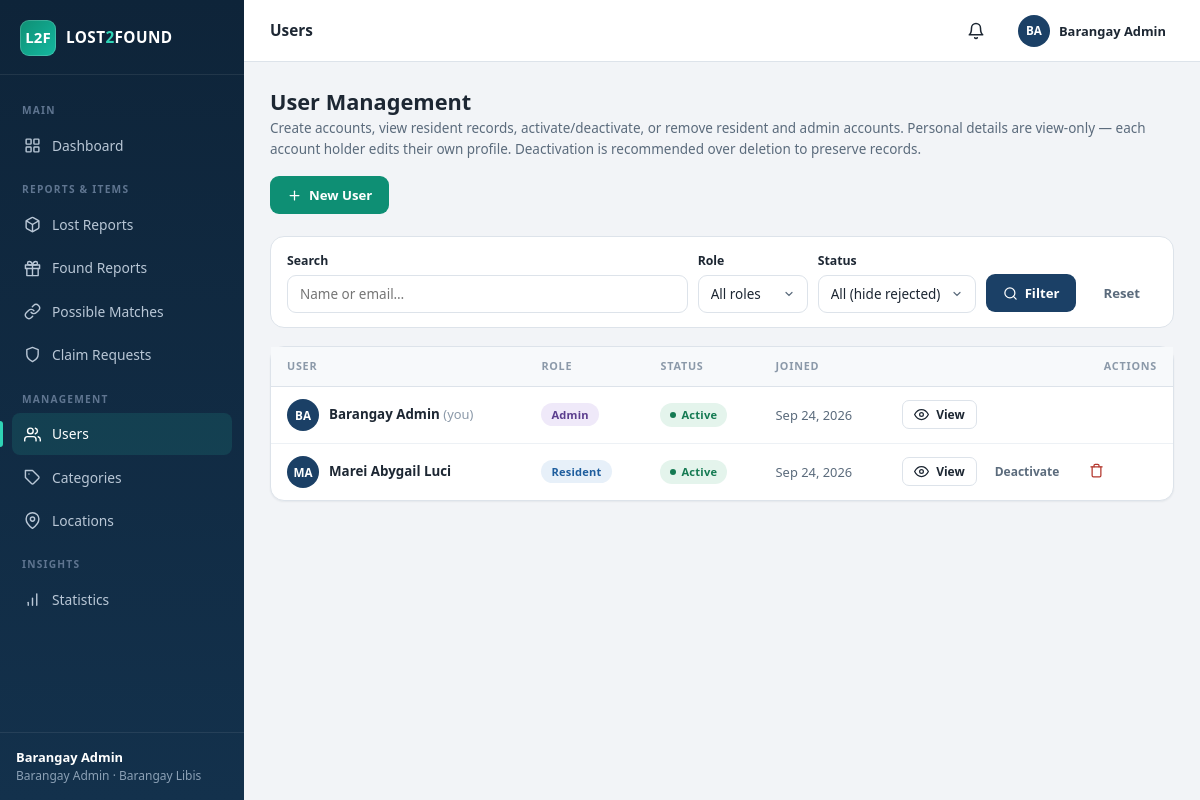
The page /admin/users.php (signed in) on the database its author committed.
### tables this page shows
CREATE TABLE IF NOT EXISTS users (
  id             INT AUTO_INCREMENT PRIMARY KEY,
  full_name      VARCHAR(100) NOT NULL,
  email          VARCHAR(100) NOT NULL UNIQUE,
  password       VARCHAR(255) NOT NULL,
  contact_number VARCHAR(20)  NOT NULL,
  address        VARCHAR(150) NOT NULL,
  role           ENUM('resident','admin') DEFAULT 'resident',
  status         ENUM('pending','active','inactive','rejected') DEFAULT 'pending',
  residency_proof VARCHAR(255) DEFAULT NULL,      
  review_remarks   VARCHAR(255) DEFAULT NULL,     
  reviewed_by      INT DEFAULT NULL,              
  reviewed_at      DATETIME DEFAULT NULL,         
  show_name      TINYINT(1) DEFAULT 1,           
  anonymous_name VARCHAR(60) DEFAULT NULL UNIQUE,  
  created_at     TIMESTAMP DEFAULT CURRENT_TIMESTAMP,
  updated_at     TIMESTAMP DEFAULT CURRENT_TIMESTAMP ON UPDATE CURRENT_TIMESTAMP
);

### config/db.php (called while the page is built, shortened)
<?php
function get_db(): PDO {
    static $pdo = null;
    if ($pdo === null) {
        $dsn = 'mysql:host=' . DB_HOST . ';dbname=' . DB_NAME . ';charset=utf8mb4';
        try {
            $pdo = new PDO($dsn, DB_USER, DB_PASS, [
                PDO::ATTR_ERRMODE            => PDO::ERRMODE_EXCEPTION,
                PDO::ATTR_DEFAULT_FETCH_MODE => PDO::FETCH_ASSOC,
                PDO::ATTR_EMULATE_PREPARES   => false,
            ]);
        } catch (PDOException $e) {
            http_response_code(500);
            echo '<div style="font-family:Segoe UI,Arial,sans-serif;max-width:640px;margin:60px auto;padding:24px;border:1px solid #e5e9ef;border-radius:12px">'
               . '<h2 style="margin:0 0 8px;color:#b3261e">Database connection failed</h2>'
               . '<p style="color:#555">' . htmlspecialchars($e->getMessage()) . '</p>'
               . '<p style="color:#555">Make sure MySQL is running in XAMPP, then import the file '
               . '<strong>database/lost2found.sql</strong> via phpMyAdmin '
               . '(<a href="http://localhost/phpmyadmin"><strong>localhost/phpmyadmin</strong></a>).</p>'
               . '</div>';
            exit;
        }
    }
    return $pdo;
}

### admin/users.php (the view, shortened to what this page needs)
<?php
require_once __DIR__ . '/../config/config.php';
$db  = get_db();
$editUser = null;
$where = []; $params = [];
$q = trim((string)($_GET['q'] ?? ''));
$fStatus = $_GET['status'] ?? '';
if ($fStatus !== '' && in_array($fStatus, ['pending', 'active', 'inactive', 'rejected'], true)) {
    $where[] = 'status = ?';
    $params[] = $fStatus;
} else {
    $where[] = "status != 'rejected'";
}
$st = $db->prepare('SELECT * FROM users' . ($where ? ' WHERE ' . implode(' AND ', $where) : '') . ' ORDER BY created_at DESC');
$st->execute($params);
$users = $st->fetchAll();
$title  = 'Users';
$active = 'users';
require __DIR__ . '/../includes/header.php';
?>
<div class="page-head">
  <div>
    <h1>User Management</h1>
    <p>Create accounts, view resident records, activate/deactivate, or remove resident and admin accounts.
       Personal details are view-only — each account holder edits their own profile.
       Deactivation is recommended over deletion to preserve records.</p>
  </div>
  <a class="btn btn-teal" href="<?= base_url('admin/users.php?new=1') ?>"><?= icon('plus', 'i i-sm') ?> New User</a>
</div>
<?php if (!$editUser): ?>
<form class="filter-bar" method="get">
  <div class="field" style="flex:2">
    <label>Search</label>
    <input class="input" name="q" value="<?= e($q) ?>" placeholder="Name or email…">
  </div>
  <div class="field fit">
    <label>Role</label>
    <select class="input" name="role">
      <option value="">All roles</option>
    </select>
  </div>
  <div class="field fit">
    <label>Status</label>
    <select class="input" name="status">
      <option value="">All (hide rejected)</option>
    </select>
  </div>
  <button class="btn btn-primary" type="submit"><?= icon('search', 'i i-sm') ?> Filter</button>
  <a class="btn btn-ghost" href="<?= base_url('admin/users.php') ?>">Reset</a>
</form>
<div class="card">
  <div class="table-wrap">
    <table>
      <thead>
        <tr><th>User</th><th>Role</th><th>Status</th><th>Joined</th><th class="td-actions">Actions</th></tr>
      </thead>
      <tbody>
      <?php foreach ($users as $usr): ?>
        <tr>
          <td>
            <div class="flex">
              <div class="avatar"><?= e(initials($usr['full_name'])) ?></div>
              <div>
                <strong><?= e($usr['full_name']) ?></strong> <?= (int)$usr['id'] === $uid ? '<span class="faint">(you)</span>' : '' ?>
              </div>
            </div>
          </td>
          <td><span class="badge badge-plain <?= $usr['role'] === 'admin' ? 'badge-match' : 'badge-info' ?>">
            <?= $usr['role'] === 'admin' ? 'Admin' : 'Resident' ?></span></td>
          <td><?= status_badge($usr['status']) ?></td>
          <td class="muted small"><?= fmt_date($usr['created_at']) ?></td>
          <td class="td-actions">
            <div class="actions">
              <a class="btn btn-outline btn-sm" href="<?= base_url('admin/users.php?edit=' . (int)$usr['id']) ?>">
                <?= icon('eye', 'i i-sm') ?> View
              </a>
              <?php if ((int)$usr['id'] !== $uid && in_array($usr['status'], ['active', 'inactive'], true)): ?>
                <a class="btn btn-ghost btn-sm"
                   href="<?= base_url('admin/users.php?action=toggle&id=' . (int)$usr['id'] . '&csrf=' . csrf_token()) ?>">
                  <?= $usr['status'] === 'active' ? 'Deactivate' : 'Activate' ?>
                </a>
                <form method="post">
                  <button class="btn btn-ghost btn-sm" style="color:var(--danger)"
                          data-confirm="Permanently delete <?= e($usr['full_name']) ?> and ALL of their reports? Deactivating is safer.">
                    <?= icon('trash', 'i i-sm') ?>
                  </button>
                </form>
              <?php endif; ?>
            </div>
          </td>
        </tr>
      <?php endforeach; ?>
      </tbody>
    </table>
  </div>
</div>
<?php endif; ?>
<?php require __DIR__ . '/../includes/footer.php'; ?>

### includes/header.php (shortened to what this page needs)
<?php
require_once __DIR__ . '/../config/config.php';
$u       = current_user();
$isAdmin = is_admin();
$uid     = (int)$u['id'];
$u['full_name'] = $u['full_name'] ?? 'User';
$db      = get_db();
if ($isAdmin) {
    $pendingMatches = (int)$db->query("SELECT COUNT(*) FROM matches WHERE status = 'pending'")->fetchColumn();
    $pendingClaims  = (int)$db->query("SELECT COUNT(*) FROM claim_requests WHERE status = 'pending'")->fetchColumn();
    $pendingUsers   = (int)$db->query("SELECT COUNT(*) FROM users WHERE status = 'pending'")->fetchColumn();
    $myMatches      = 0;
}
$navSections = $isAdmin ? [
    ['Main', [
        ['dashboard', 'admin/dashboard.php', 'dashboard', 'Dashboard', 0],
    ]],
    ['Reports & Items', [
        ['lost',    'admin/lost_items.php',  'box',    'Lost Reports',     0],
        ['found',   'admin/found_items.php', 'gift',   'Found Reports',    0],
        ['matches', 'admin/matches.php',     'link',   'Possible Matches', $pendingMatches],
        ['claims',  'admin/claims.php',      'shield', 'Claim Requests',   $pendingClaims],
    ]],
    ['Management', [
        ['users',      'admin/users.php',      'users', 'Users',      $pendingUsers],
        ['categories', 'admin/categories.php', 'tag',   'Categories', 0],
        ['locations',  'admin/locations.php',  'pin',   'Locations',  0],
    ]],
    ['Insights', [
        ['reports', 'admin/reports.php', 'chart', 'Statistics', 0],
    ]],
] : [
    ['Main', [
        ['dashboard', 'resident/dashboard.php', 'dashboard', 'Dashboard',    0],
        ['browse',    'resident/browse.php',    'search',    'Browse Items', 0],
    ]],
    ['My Reports', [
        ['lost',    'resident/lost_items.php',  'box',    'Lost Reports',     0],
        ['found',   'resident/found_items.php', 'gift',   'Found Reports',    0],
        ['matches', 'resident/matches.php',     'link',   'Possible Matches', $myMatches],
        ['claims',  'resident/claims.php',      'shield', 'My Claims',        0],
    ]],
    ['Account', [
        ['profile', 'resident/profile.php', 'user', 'My Profile', 0],
    ]],
];
$unread = unread_notifications();
?>
<!DOCTYPE html>
<html lang="en">
<head>
<link rel="stylesheet" href="<?= base_url('assets/css/style.css') ?>?v=<?= (int)filemtime(__DIR__ . '/../assets/css/style.css') ?>">
</head>
<body>
<div class="app">
  <aside class="sidebar">
    <div class="brand">
      <div class="brand-mark">L2F</div>
      <div class="brand-name">LOST<span>2</span>FOUND</div>
    </div>
    <nav class="nav">
      <?php foreach ($navSections as [$section, $navItems]): ?>
        <div class="nav-label"><?= e($section) ?></div>
        <?php foreach ($navItems as [$key, $href, $ico, $label, $count]): ?>
          <a href="<?= base_url($href) ?>" class="<?= ($active ?? '') === $key ? 'active' : '' ?>">
            <?= icon($ico) ?><span><?= e($label) ?></span>
          </a>
        <?php endforeach; ?>
      <?php endforeach; ?>
    </nav>
    <div class="sidebar-foot">
      <strong><?= e($u['full_name']) ?></strong>
      <?= $isAdmin ? 'Barangay Admin' : 'Resident' ?> · Barangay Libis
    </div>
  </aside>
  <div class="main">
    <header class="topbar">
      <h2><?= e($title ?? '') ?></h2>
      <details class="menu">
        <summary class="icon-btn<?= $unread > 0 ? ' has-unread' : '' ?>" aria-label="Notifications">
          <?= icon('bell') ?>
        </summary>
      </details>
      <details class="menu">
        <summary>
          <div class="avatar"><?= e(initials($u['full_name'])) ?></div>
          <span class="nowrap"><strong class="small"><?= e($u['full_name']) ?></strong></span>
        </summary>
      </details>
    </header>
    <main class="content">

### config/config.php (shortened to what this page needs)
<?php
require_once __DIR__ . '/db.php';
function base_url(string $path = ''): string {
    $script = str_replace('\\', '/', dirname($_SERVER['SCRIPT_NAME'] ?? '/'));
    $known  = ['admin', 'resident', 'auth', 'public', 'config'];
    foreach ($known as $seg) {
        $pos = strrpos($script, '/' . $seg);
        if ($pos !== false) {
            $script = substr($script, 0, $pos);
            break;
        }
    }
    return rtrim($script, '/') . '/' . ltrim($path, '/');
}
function e(?string $value): string {
    return htmlspecialchars((string)$value, ENT_QUOTES, 'UTF-8');
}
function current_user(): ?array {
    return $_SESSION['user'] ?? null;
}
function is_logged_in(): bool {
    return isset($_SESSION['user']);
}
function is_admin(): bool {
    return isset($_SESSION['user']['role']) && $_SESSION['user']['role'] === 'admin';
}
function csrf_token(): string {
    return $_SESSION['csrf'];
}
function initials(string $name): string {
    $parts = preg_split('/\s+/', trim($name)) ?: [];
    $ini = '';
    foreach (array_slice($parts, 0, 2) as $p) {
        if ($p !== '') $ini .= strtoupper($p[0]);
    }
    return $ini !== '' ? $ini : 'U';
}
function icon(string $name, string $class = 'i'): string {
    return '<svg class="' . e($class) . '" viewBox="0 0 24 24" aria-hidden="true">' . ($icons[$name] ?? '') . '</svg>';
}
function status_badge(?string $status): string {
    $status = strtolower((string)$status);
    $map = [
        'pending'   => 'badge badge-muted',
        'approved'  => 'badge badge-info',
        'rejected'  => 'badge badge-danger',
        'matched'   => 'badge badge-match',
        'claimed'   => 'badge badge-warn',
        'closed'    => 'badge badge-dark',
        'returned'  => 'badge badge-success',
        'active'    => 'badge badge-success',
        'inactive'  => 'badge badge-danger',
        'pending'   => 'badge badge-warn',
        'rejected'  => 'badge badge-danger',
        'confirmed' => 'badge badge-success',
        'dismissed' => 'badge badge-dark',
    ];
    $class = $map[$status] ?? 'badge badge-muted';
    return '<span class="' . $class . '">' . e(ucfirst($status)) . '</span>';
}
function fmt_date(?string $date): string {
    return $date ? date('M j, Y', strtotime($date)) : '—';
}
function unread_notifications(): int {
    static $count = null;
    if ($count === null) {
        $stmt = get_db()->prepare(
            'SELECT COUNT(*) FROM notifications WHERE user_id = ? AND is_read = 0'
        );
        $stmt->execute([$_SESSION['user']['id']]);
        $count = (int)$stmt->fetchColumn();
    }
    return $count;
}

### rows shown on the page
users: full_name "Barangay Admin", full_name "BA", shows "(you)", role "Admin", status "Active", created_at "Sep 24, 2026"
users: full_name "MA", full_name "Marei Abygail Luci", role "Resident", status "Active", created_at "Sep 24, 2026", shows "Deactivate"

### other values the page prints
$section "MAIN"
$label "Dashboard"
$section "REPORTS & ITEMS"
$label "Lost Reports"
$label "Found Reports"
$label "Possible Matches"
$label "Claim Requests"
$section "MANAGEMENT"
$label "Users"
$label "Categories"
$label "Locations"
$section "INSIGHTS"
$label "Statistics"
$title "Users"
